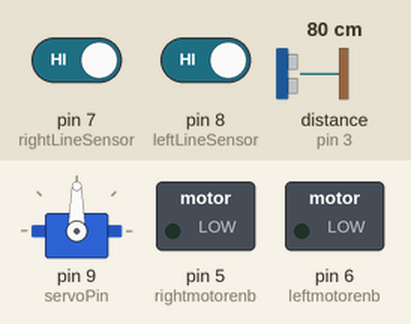
Recording of a sketch running on a simulated Arduino Uno, built with avr-gcc and run on an emulated ATmega328P. Parts: servo, switched loads named in the sketch (green lamp = pin HIGH). The test bench sets the inputs (shaded band); at power-on: distance to the obstacle (sensor on pin 3) 80 cm, pin 7 (rightLineSensor) HIGH, pin 8 (leftLineSensor) HIGH. The echo pulse lasts 58.3 µs per cm; what the sketch prints to the serial monitor is not drawn.

Above: at 1.2 s.
1.3 s: distance to the obstacle (sensor on pin 3) set to 8 cm
3.0 s: distance to the obstacle (sensor on pin 3) set to 5 cm
At 4.3 s:
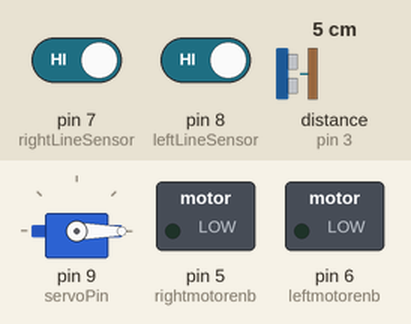
6.0 s: distance to the obstacle (sensor on pin 3) set to 9 cm
At 7.4 s:
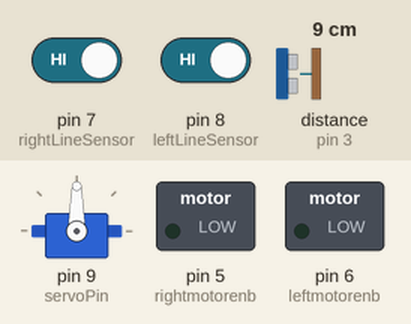
8.0 s: pin 7 (rightLineSensor) driven LOW
At 9.1 s:
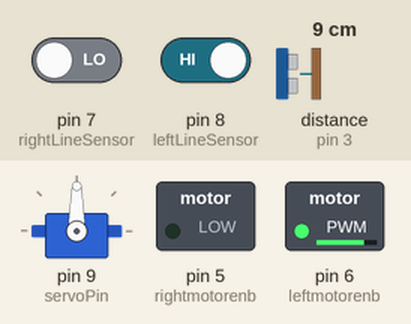
9.5 s: pin 7 (rightLineSensor) driven HIGH
At 10.3 s:
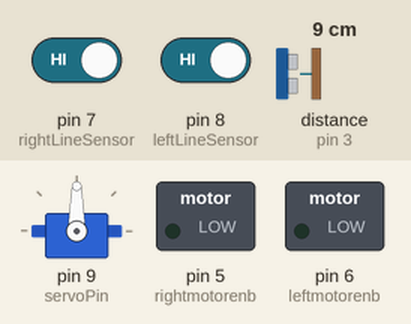
11.0 s: pin 8 (leftLineSensor) driven LOW
At 11.4 s:
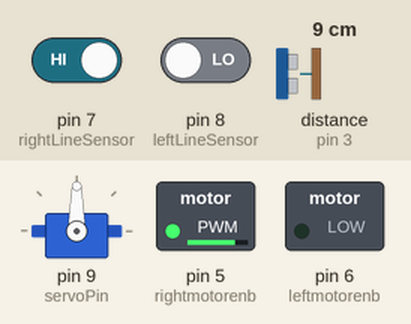
Timing chart, 0 to 13.5 s (numbered marks = the images above; inputs shaded):
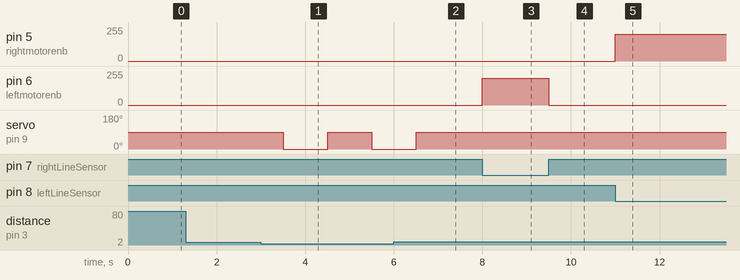

The sketch:

Line_Follow_Bot_Final.ino
```cpp
#include <Servo.h>
#include <NewPing.h>
int Left = 0;
int Right = 0;
int front = 200;
int maxdis = 20;
const int trigPin = 2;
const int echoPin = 3;
const int rightmotorenb = 5;
const int leftmotorenb = 6;
const int rightLineSensor = 7;
const int leftLineSensor = 8;
const int servoPin = 9;
Servo myservo;
NewPing sonar(trigPin, echoPin, maxdis);
//---------------------Defining function--------------------------//
void push()
{
  myservo.write(0);
  delay(1000);
  myservo.write(90);
}
void move()
{
  analogWrite(rightmotorenb, front);
  analogWrite(leftmotorenb, front);
}
void stop()
{
  analogWrite(leftmotorenb, 0);
  analogWrite(rightmotorenb, 0);

}
void turnLeft()
{
  analogWrite(leftmotorenb, front);
  analogWrite(rightmotorenb, 0);
}
void turnRight()
{
  analogWrite(rightmotorenb,front);
  analogWrite(leftmotorenb, 0);
}
//--------------------Setup---------------------------//
void setup()
{
  pinMode(echoPin, INPUT);
  pinMode(rightLineSensor, INPUT);
  pinMode(leftLineSensor, INPUT);
  pinMode(trigPin, OUTPUT);
  pinMode(servoPin, OUTPUT);
  myservo.attach(servoPin);
  Serial.begin(9600);
}
//--------------------loop---------------------------//
void loop()
{
  unsigned int distance = sonar.ping_cm();
  Serial.println(distance);

  Left = digitalRead(leftLineSensor);
  Right = digitalRead(rightLineSensor);

  if (distance > 7 || distance == 0)
  {
    if (Left == 0 && Right == 0)
    {
      move();
    }
    else if(Left==0 && Right==1)
    {
      turnRight();
    }

    else if(Right==0 && Left==1)
    {
      turnLeft();
    }
    else if (Left == 1 && Right == 1)
    {
      stop();
    }

  }
  else if (distance < 7 && distance != 0)
  {
    stop();
    delay(500);
    push();
    delay(500);
    move();
  }
}
```

Measured:
- the behaviour switches between 7 and 6 cm on distance to the obstacle (sensor on pin 3) (found by bisection; images 0 and 1)
- after the input at 3.0 s, servo on pin 9 (servoPin): 90° → 0° after 0.50 s, → 90° 1.0 s later, → 0° 1.0 s later
- after the input at 6.0 s, servo on pin 9 (servoPin): goes on until 6.5 s, then stays 90°
- after the input at 8.0 s, pin 6 (leftmotorenb): 0/255 → 200/255 at once
- after the input at 9.5 s, pin 6 (leftmotorenb): 200/255 → 0/255 at once
- after the input at 11.0 s, pin 5 (rightmotorenb): 0/255 → 200/255 at once
